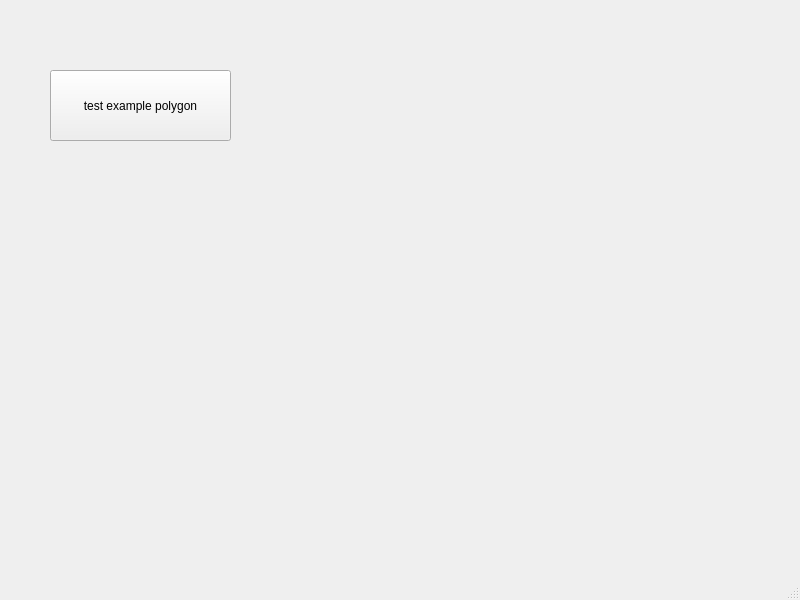
<?xml version="1.0" encoding="UTF-8"?>
<ui version="4.0">
 <class>MainWindow</class>
 <widget class="QMainWindow" name="MainWindow">
  <property name="geometry">
   <rect>
    <x>0</x>
    <y>0</y>
    <width>800</width>
    <height>600</height>
   </rect>
  </property>
  <property name="windowTitle">
   <string>MainWindow</string>
  </property>
  <widget class="QWidget" name="centralwidget">
   <widget class="QPushButton" name="pushButton">
    <property name="geometry">
     <rect>
      <x>50</x>
      <y>70</y>
      <width>181</width>
      <height>71</height>
     </rect>
    </property>
    <property name="text">
     <string>test example polygon</string>
    </property>
   </widget>
  </widget>
  <widget class="QMenuBar" name="menubar">
   <property name="geometry">
    <rect>
     <x>0</x>
     <y>0</y>
     <width>800</width>
     <height>22</height>
    </rect>
   </property>
  </widget>
  <widget class="QStatusBar" name="statusbar"/>
 </widget>
 <resources/>
 <connections/>
</ui>
